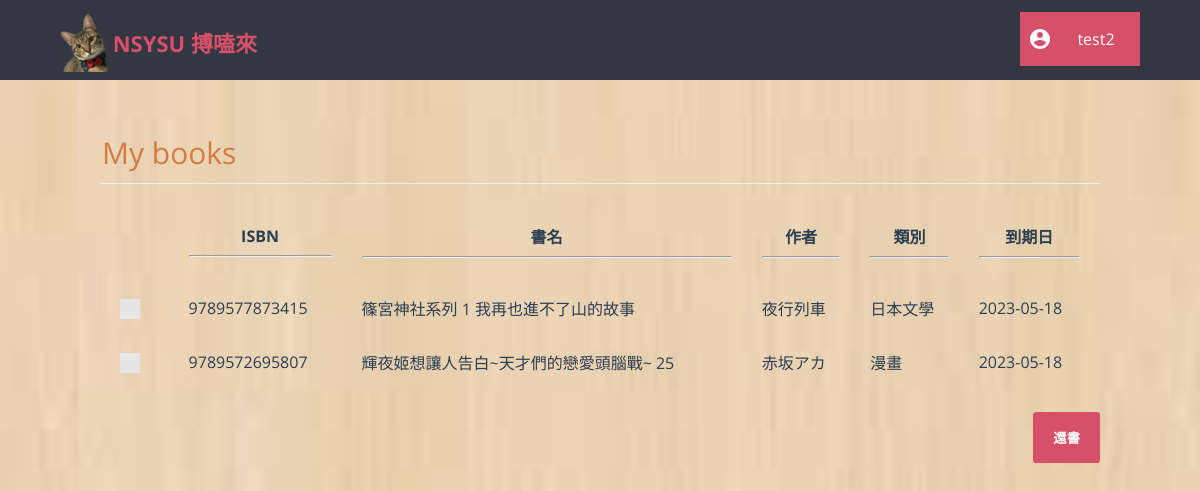
Screenshot of /member/my_books.php (signed in) with the database file from the repository.
### tables this page shows
CREATE TABLE `book_issue_log` (
  `issue_id` int(11) NOT NULL,
  `member` varchar(20) NOT NULL,
  `book_isbn` varchar(13) NOT NULL,
  `due_date` date NOT NULL,
  `last_reminded` date DEFAULT NULL
);

CREATE TABLE `book` (
  `isbn` char(13) NOT NULL,
  `title` varchar(80) NOT NULL,
  `author` varchar(80) NOT NULL,
  `category` varchar(80) NOT NULL,
  `price` int(4) UNSIGNED NOT NULL,
  `copies` int(10) UNSIGNED NOT NULL
);

### member/my_books.php (the view, shortened to what this page needs)
<?php
	require "../db_connect.php";
	require "header_member.php";
?>
<html>
	<head>
		<link rel="stylesheet" type="text/css" href="../css/global_styles.css">
		<link rel="stylesheet" type="text/css" href="../css/custom_checkbox_style.css">
		<link rel="stylesheet" type="text/css" href="css/my_books_style.css">
	</head>
	<body>
		<?php
			$query = $con->prepare("SELECT book_isbn FROM book_issue_log WHERE member = ?;");
			$query->bind_param("s", $_SESSION['username']);
			$query->execute();
			$result = $query->get_result();
			$rows = mysqli_num_rows($result);
			if($rows == 0)
				echo "<h2 align='center'>您的書架目前還是空的喔!!</h2>";
			else
			{
				echo "<form class='cd-form' method='POST' action='#'>";
				echo "<legend>My books</legend>";
				echo"<table width='100%' cellpadding='10' cellspacing='10'>
						<tr>
							<th></th>
							<th>ISBN<hr></th>
							<th>書名<hr></th>
							<th>作者<hr></th>
							<th>類別<hr></th>
							<th>到期日<hr></th>
						</tr>";
				for($i=0; $i<$rows; $i++)
				{
					$isbn = mysqli_fetch_array($result)[0];
					if($isbn != NULL)
					{
						$query = $con->prepare("SELECT title, author, category FROM book WHERE isbn = ?;");
						$query->bind_param("s", $isbn);
						$query->execute();
						$innerRow = mysqli_fetch_array($query->get_result());
						echo "<tr>
								<td>
									<label class='control control--checkbox'>
										<input type='checkbox' name='cb_book".$i."' value='".$isbn."'>
										<div class='control__indicator'></div>
									</label>
								</td>";
						echo "<td>".$isbn."</td>";
						for($j=0; $j<3; $j++)
							echo "<td>".$innerRow[$j]."</td>";
						$query = $con->prepare("SELECT due_date FROM book_issue_log WHERE member = ? AND book_isbn = ?;");
						$query->bind_param("ss", $_SESSION['username'], $isbn);
						$query->execute();
						echo "<td>".mysqli_fetch_array($query->get_result())[0]."</td>";
						echo "</tr>";
					}
				}
				echo "</table><br />";
				echo "<input type='submit' name='b_return' value='還書' />";
				echo "</form>";
			}
		?>
	</body>
</html>

### member/css/header_member_style.css (style rules this page uses)
html * { -webkit-font-smoothing: antialiased; -moz-osx-font-smoothing: grayscale; }
*, *:after, *:before { -webkit-box-sizing: border-box; -moz-box-sizing: border-box; box-sizing: border-box; }
body { font-size: 100%; font-family: "Open Sans", sans-serif; background-color: white; margin: 0; }

### css/global_styles.css (style rules this page uses)
*, *::after, *::before { -webkit-box-sizing: border-box; -moz-box-sizing: border-box; box-sizing: border-box; }
html { font-size: 62.5%; }
body { font-size: 1.8rem; font-family: "Open Sans", sans-serif; color: #2b3e51; background-color: #ffffff; }

### css/custom_checkbox_style.css (style rules this page uses)
.control { font-size: 18px; position: relative; display: block; margin-bottom: 15px; padding-left: 30px; cursor: pointer; }
.control__indicator { position: absolute; top: -2px; left: 0; width: 20px; height: 20px; background: #e6e6e6; }
.control__indicator:after { position: absolute; display: none; content: ''; }
.control--checkbox .control__indicator:after { top: 4px; left: 8px; width: 5px; height: 10px; transform: rotate(45deg); border: solid #fff; border-width: 0 2px 2px 0; }

### member/css/my_books_style.css (style rules this page uses)
.cd-form { width: 90%; max-width: 1000px; margin: 4em auto; font-size: 1.3rem; color: #d37c42; margin-bottom: 10px; display: block; }
.cd-form::after { clear: both; content: ""; display: table; }
.cd-form legend { padding-bottom: 10px; margin-bottom: 20px; font-size: 3rem; border-bottom: 1px solid #ecf0f1; }
.cd-form legend { display: block; width: 100%; -webkit-appearance: none; -moz-appearance: none; -ms-appearance: none; -o-appearance: none; appearance: none; }
.cd-form input[type="submit"] { border: none; background: #d75069; border-radius: .25em; padding: 16px 20px; color: #ffffff; font-family: "Open Sans", sans-serif; font-weight: bold; float: right; cursor: pointer; -webkit-font-smoothing: antialiased; -moz-osx-font-smoothing: grayscale; -webkit-appearance: none; -moz-appearance: none; -ms-appearance: none; -o-appearance: none; appearance: none; }

### rows the page displays
book_issue_log: book_isbn "9789577873415", book.title "篠宮神社系列 1 我再也進不了山的故事", book.author "夜行列車", book.category "日本文學", due_date "2023-05-18"
book_issue_log: book_isbn "9789572695807", book.title "輝夜姬想讓人告白~天才們的戀愛頭腦戰~ 25", book.author "赤坂アカ", book.category "漫畫", due_date "2023-05-18"

### other values shown
$_SESSION['username'] "test2"
